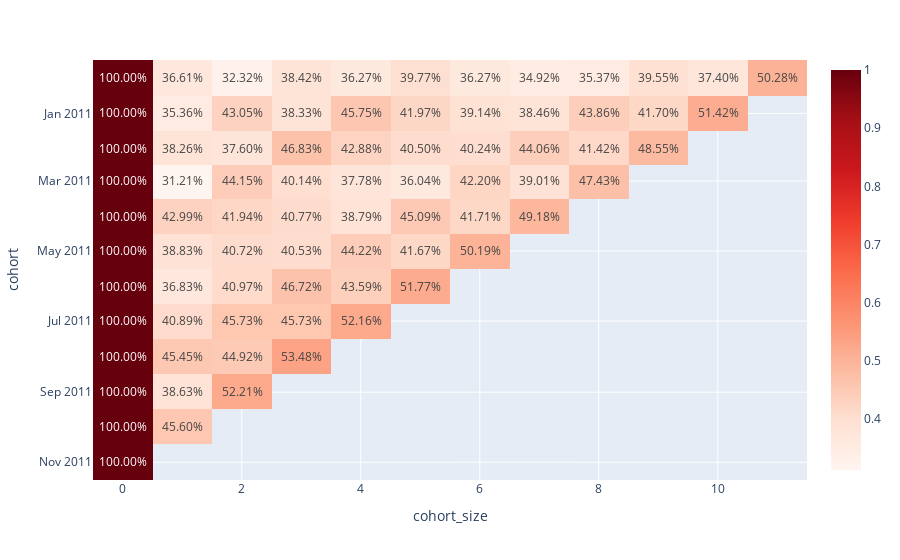

This figure's notebook cell:
### Code cell
fig = px.imshow(retention_final,text_auto='.2%',color_continuous_scale='reds')
fig

### Figure 1 — Plotly figure (JSON) as saved in the notebook; plotly's stock layout.template omitted (floating-point values rounded to 4 significant figures; data arrays with more than 128 entries replaced by an {"elided": "..."} marker saying what was removed)
{"data": [{"coloraxis": "coloraxis", "hovertemplate": "cohort_size: %{x}<br>cohort: %{y}<br>color: %{z}<extra></extra>", "name": "0", "texttemplate": "%{z:.2%}", "type": "heatmap", "x": [0, 1, 2, 3, 4, 5, 6, 7, 8, 9, 10, 11], "xaxis": "x", "y": ["2010-12", "2011-01", "2011-02", "2011-03", "2011-04", "2011-05", "2011-06", "2011-07", "2011-08", "2011-09", "2011-10", "2011-11"], "yaxis": "y", "z": {"elided": "12x12 float values"}}], "layout": {"coloraxis": {"colorscale": [[0, "rgb(255,245,240)"], [0.125, "rgb(254,224,210)"], [0.25, "rgb(252,187,161)"], [0.375, "rgb(252,146,114)"], [0.5, "rgb(251,106,74)"], [0.625, "rgb(239,59,44)"], [0.75, "rgb(203,24,29)"], [0.875, "rgb(165,15,21)"], [1, "rgb(103,0,13)"]]}, "margin": {"t": 60}, "xaxis": {"anchor": "y", "constrain": "domain", "domain": [0, 1], "scaleanchor": "y", "title": {"text": "cohort_size"}}, "yaxis": {"anchor": "x", "autorange": "reversed", "constrain": "domain", "domain": [0, 1], "title": {"text": "cohort"}}}}
